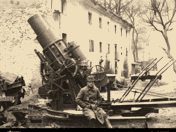
#> input picture assets/img/help_skoda.png, 176 x 132 px
$ python make_help_photos.py ../assets/img/help_skoda.png ../assets/img/help_obice.png
#> lines starting #> are read from the running program, lines starting #| are printed output that depends on the picture
#!/usr/bin/env python3
"""Convert the SCHOOL weapon-page photographs to VGA sepia, same recipe as the
boot splash (32 shades, no dithering). Underlying photographs are WWI-era
(public domain).

Usage: python3 tools/make_help_photos.py <skoda.jpg> <obice.jpg>
Outputs: assets/img/help_skoda.png, assets/img/help_obice.png
"""
import os
import sys

from PIL import Image, ImageFilter, ImageOps

HERE = os.path.dirname(os.path.abspath(__file__))
OUT = os.path.join(HERE, "..", "assets", "img")

RAMP_STOPS = [(0x20, 0x1A, 0x14), (0x42, 0x3A, 0x30), (0x78, 0x6C, 0x5C),
              (0xC2, 0xAE, 0x94), (0xEE, 0xDE, 0xBC)]

MAX_W = 176
MAX_H = 132


def sepia_palette(n=32):
    pal = []
    for i in range(n):
        f = i / (n - 1) * (len(RAMP_STOPS) - 1)
        a = min(int(f), len(RAMP_STOPS) - 2)
        t = f - a
        c0, c1 = RAMP_STOPS[a], RAMP_STOPS[a + 1]
        pal += [round(c0[k] + (c1[k] - c0[k]) * t) for k in range(3)]
    return pal + [0, 0, 0] * (256 - n)


def convert(src, out_name, crop_bottom=0):
#> called with src = '../assets/img/help_skoda.png', out_name = 'help_skoda.png', crop_bottom = 60
    img = Image.open(src).convert("L")
    w, h = img.size
#> w = 176; h = 132
    if crop_bottom:
        img = img.crop((0, 0, w, h - crop_bottom))
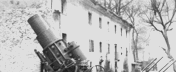
#> img: PIL image 176x72 L; min 27, max 223, mean 184.3
        w, h = img.size
#> h = 72
    scale = min(MAX_W / w, MAX_H / h)
#> scale = 1
    img = img.resize((round(w * scale), round(h * scale)), Image.LANCZOS)
    img = ImageOps.autocontrast(img, cutoff=1)
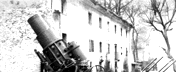
#> img: PIL image 176x72 L; min 0, max 255, mean 199.6
    img = img.filter(ImageFilter.GaussianBlur(0.4))
    pal_img = Image.new("P", (1, 1))
    pal_img.putpalette(sepia_palette())
    out = img.convert("RGB").quantize(palette=pal_img, dither=Image.Dither.NONE)
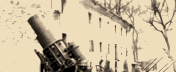
#> out: PIL image 176x72 P; mean R, G, B 199.7, 184.6, 156.3
    path = os.path.join(OUT, out_name)
    out.convert("RGB").save(path)
    print("wrote %s (%dx%d)" % (path, out.width, out.height))
#| wrote tools/../assets/img/help_skoda.png (176x72)


if __name__ == "__main__":
    os.makedirs(OUT, exist_ok=True)
    convert(sys.argv[1], "help_skoda.png", crop_bottom=60)
    convert(sys.argv[2], "help_obice.png")
#> call 2 of convert, with src = '../assets/img/help_obice.png', out_name = 'help_obice.png', crop_bottom = 0
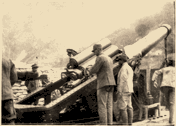
#> input picture assets/img/help_obice.png, 176 x 126 px
#> in convert (call 2), `img = Image.open(src).convert("L")`:
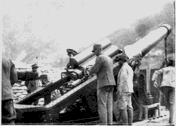
#> img: PIL image 176x126 L; min 0, max 223, mean 148.7
#> in convert (call 2), `img = ImageOps.autocontrast(img, cutoff=1)`:
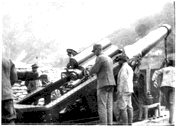
#> img: PIL image 176x126 L; min 0, max 255, mean 169.8
#> in convert (call 2), `out = img.convert("RGB").quantize(palette=pal_img, dither=Image.Dither..`:
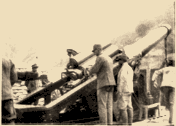
#> out: PIL image 176x126 P; mean R, G, B 170.4, 156.8, 132.7
#| wrote tools/../assets/img/help_obice.png (176x126)
